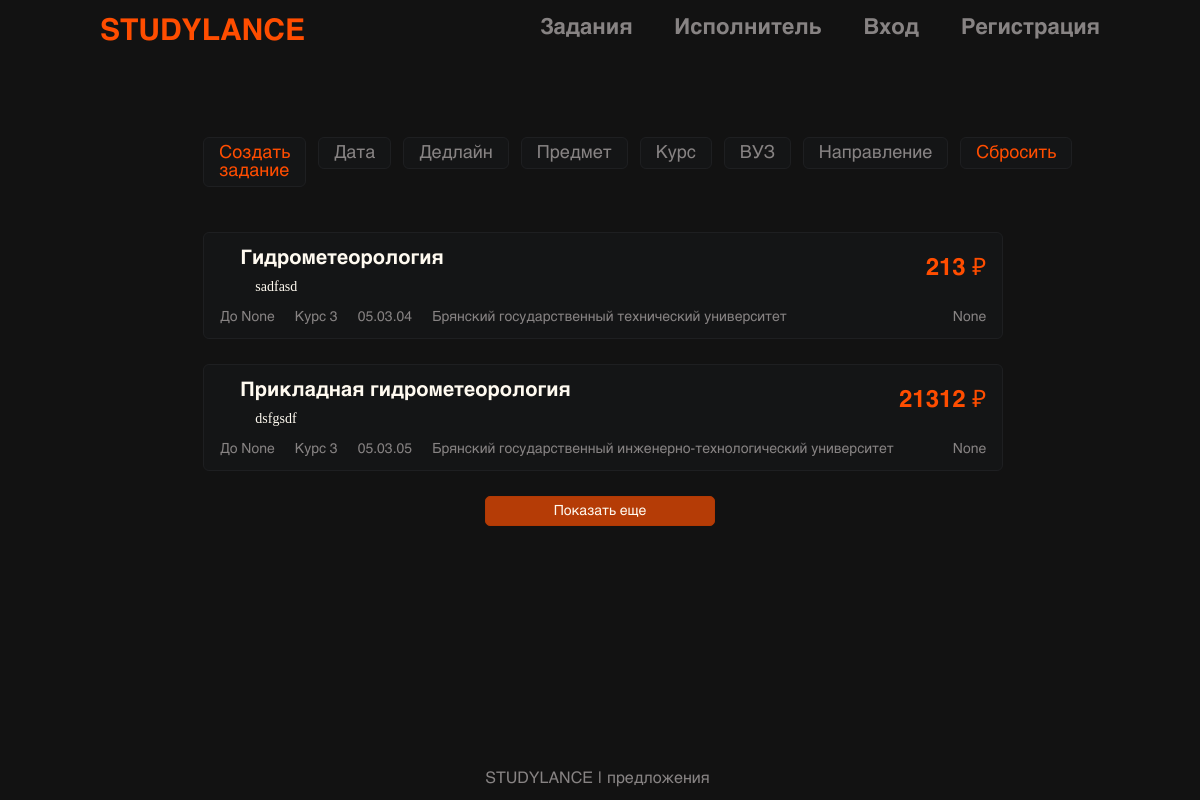
The page /tasks/ on the database as committed earlier.
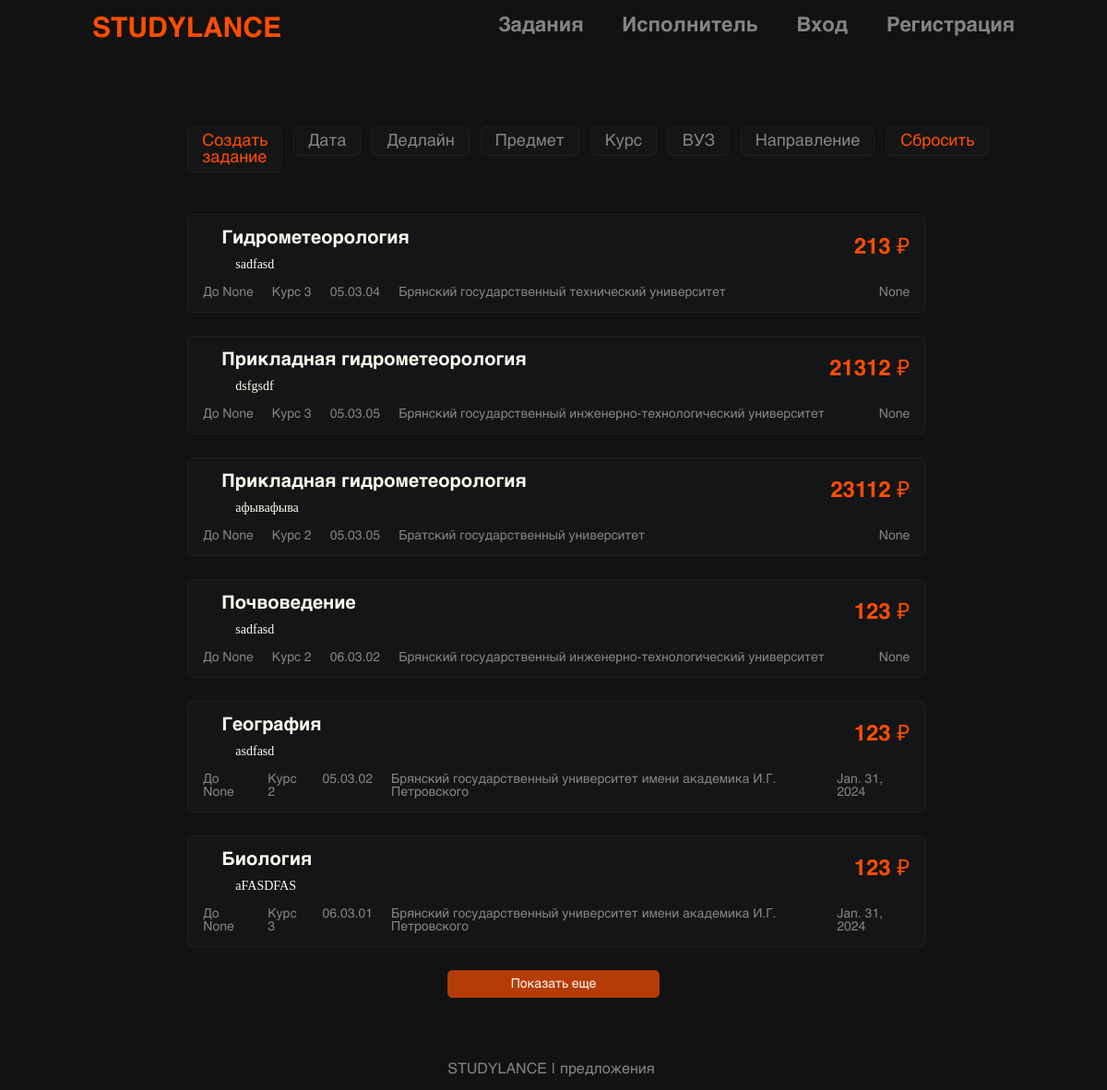
The same page on the database as committed later.
### app/models.py (models this page shows, shortened)
class Task(models.Model):
    customer_id = models.ForeignKey(User, on_delete=models.CASCADE, related_name='task_customer', null=True, blank=True)
    executor_id = models.ForeignKey(User, on_delete=models.SET_NULL, null=True, blank=True)
    is_done = models.BooleanField(default=False)
    is_working = models.BooleanField(default=False)
    title = models.TextField()
    description = models.TextField()
    university = models.ForeignKey('University', on_delete=models.CASCADE)
    direction = models.ForeignKey('Direction', on_delete=models.CASCADE)
    course = models.ForeignKey('Course', on_delete=models.CASCADE)
    price = models.IntegerField(null=True, blank=True)
    deadline = models.DateField(null=True, blank=True)
    time_created = models.DateField(auto_now_add=True)
    def get_absolute_url(self):
        return reverse("task", kwargs={"task_id": self.pk})

class Direction(models.Model):
    code = models.CharField(max_length=10)
    direction = models.CharField(max_length=100)
    def __str__(self):
        return self.direction

class Course(models.Model):
    course = models.CharField(max_length=2)
    def __str__(self):
        return self.course

class University(models.Model):
    university = models.CharField(max_length=100)
    def __str__(self):
        return self.university

### app/views.py (the view)
# urls.py: path('tasks/', AllTasks.as_view(), name='tasks'),
class AllTasks(ListView):
    model = Task
    template_name = "app/all_tasks.html"
    context_object_name = "tasks"

### app/templates/app/all_tasks.html (shortened to what this page needs)
{% extends "app/base.html" %}
{% load static %}
{% block body %}
    <div class = "task-filter">
        {% if request.user.is_authenticated %}
            <a class = "button-create-task" href="{% url 'task_create' %}">Создать задание</a>
        {% else %}
            <a class = "button-create-task" href="{% url 'login' %}">Создать задание</a>
        {% endif %}
        <div class = "container-button-filter">
            <a class = "button-filter" href="#" data-hystmodal="#filter-date">Дата</a>
        </div>
        <div class = "container-button-filter">
            <a class = "button-filter" href="#" data-hystmodal="#filter-deadline">Дедлайн</a>
        </div>
        <div class = "container-button-filter">
            <a class = "button-filter" href="#" data-hystmodal="#filter-subject">Предмет</a>
        </div>
        <div class = "container-button-filter">
            <a class = "button-filter" href="#" data-hystmodal="#filter-course">Курс</a>
        </div>
        <div class = "container-button-filter">
            <a class = "button-filter" href="#" data-hystmodal="#filter-university">ВУЗ</a>
        </div>
        <div class = "container-button-filter">
            <a class = "button-filter" href="#" data-hystmodal="#filter-direction">Направление</a>
        </div>
        <a class = "button-reset-filter" href="#">Сбросить</a>
    </div>
    {% for task in tasks %}
        <div class = "card-task">
            <a href = "{{ task.get_absolute_url }}" class = "link-task">
                <div class = "container-task">
                    <div class = "task-title-desс">
                        <h3>{{ task.direction}}</h3>
                        <p>{{ task.description }}</p>
                    </div>
                    <div class = "card-task-price">
                        <p>{{task.price}} ₽</p>
                    </div>
                </div>
                <div class = "card-task-secondary-info">
                    <div>
                        <p>До {{ task.deadline }}</p>
                        <p>Курс {{ task.course }}</p>
                        <p>{{ task.direction.code }}</p>
                        <p>{{ task.university }}</p>
                    </div>
                    <p class = "card-task-time-created">{{ task.time_created }}</p>
                </div>
            </a>
        </div>
    {% endfor %}
    <div class = "container-show-more">
        <input class = "orange-button" id = "show-more" type="Submit" name="submit" value="Показать еще"/>
    </div>
{% endblock %}

### app/templates/app/base.html (shortened to what this page needs)
{% load static %}
<!DOCTYPE html>
<html lang="en">
<head>
    <link type="text/css" href="{% static 'app/css/styles.css' %}" rel="stylesheet"/>
    <link type="text/css" rel="stylesheet" href="{% static 'app/scripts/lightgallery/css/lightgallery-bundle.css' %}" />
</head>
<body>
    {% block header %}
        <header class = 'header'>
            <div class = 'header-logo'>
                <a href = '{% url "home" %}'>STUDYLANCE</a>
            </div>
            <div class = 'header-nav'>
                <a href = '{% url "tasks" %}'>Задания</a>
                <a href = '#'>Исполнитель</a>
                {% if request.user.is_authenticated %}
                    <a href = '{% url "profile" request.user.id %}'>Профиль</a>
                    <a href = '{% url "logout" %}'>Выйти</a>
                {% else %}
                    <a href = '{% url "login" %}'>Вход</a>
                    <a href = '{% url "register" %}'>Регистрация</a>
                {% endif %}
            </div>
        </header>
    {% endblock header %}
    {% block body %}
    {% endblock %}
    <div class = 'container-footer'>
        <footer class = 'footer'>
            <a href = '{% url "home" %}'>STUDYLANCE</a>
            <p>|</p>
            <a href = '#'>предложения</a>
        </footer>
    </div>
</body>
</html>

### app/static/app/css/styles.css (style rules this page uses)
* { margin: 0; padding: 0; box-sizing: border-box; }
body a { text-decoration: none; }
:root { --index: calc(1/1440*100vw); --color-main-text: #FFFAF0; --color-secondary-text: #878383; --color-orange: #FF4D00; --color-background: #121212; --color-background-light: #141516; --color-orange-button: #B53C06; --color-border-orange-button: #B23903; --color-border: #1E1F21; }
body { font: 22px "helvetica-regular-s", normal; min-height: 100vh; background-color: var(--color-background); color: var(--color-main-text); position:relative; padding-bottom: 100px; }
.header { display: flex; padding: calc(var(--index)*20) 8.33% 0 8.33%; justify-content: space-between; }
.header-logo a { font: 30px "helvetica-bold-s", normal; color: var(--color-orange); }
.header .header-nav { display: flex; }
.header .header-nav a { font: 22px "helvetica-bold-s", normal; color: var(--color-secondary-text); margin-left: calc(var(--index)*50); }
.container-footer { width: 100vw; position: absolute; bottom: 0; padding-bottom: calc(var(--index)*16); margin-top: 40px; }
.footer, .header-login-reg { display: flex; justify-content: center; }
.footer * { padding-right: 5px; color: var(--color-secondary-text); font-size: 16px; }
.orange-button, .container-task-response > .button-task-response { width: 230px; height: 30px; background: var(--color-orange-button); color: var(--color-main-text); border: 1px solid var(--color-border-orange-button); border-radius: 5px; font: 14px "helvetica-regular-s", normal; }
.card-task-secondary-info { display: flex; justify-content: space-between; color: var(--color-secondary-text); font: 14px "helvetica-regular-s", normal; }
.card-task-secondary-info > div { display: flex; }
.card-task-secondary-info > div > * { margin-right: 20px; }
.card-task { min-width: 800px; margin: 0 calc(var(--index)*244) 25px calc(var(--index)*244); padding: 16px 16px 14px 16px; background: var(--color-background-light); border: 1px solid var(--color-border); border-radius: 6px; }
.container-task { display: flex; justify-content: space-between; margin-left: 20px; }
.task-title-desс > h3 { font: 20px "helvetica-bold-s", normal; color: var(--color-main-text); }
.task-title-desс > p { font: 14px "helvetica-light-s", normal; color: var(--color-main-text); margin: 10px 0 15px 15px; }
.card-task-price p { font: 24px "helvetica-bold-s", normal; color: var(--color-orange); }
.container-show-more, .container-task-response { text-align: center; }
.task-filter { display: flex; align-items: baseline; margin: 90px calc(var(--index)*244) 45px calc(var(--index)*244); }
.task-filter > * { margin-right: 12px; }
.button-filter, .button-create-task, .button-reset-filter { padding: 6px 15px 6px 15px; background: var(--color-background-light); border: 1px solid var(--color-border); border-radius: 6px; color: var(--color-secondary-text); font: 18px "helvetica-regular-s", normal; }
.button-create-task, .button-reset-filter { color: var(--color-orange); }
.container-button-filter { position: relative; }

Rows that differ between the two databases and show on the page:
added Task: direction "Прикладная гидрометеорология", description "афывафыва", price "23112", deadline "None", course "2", direction.code "05.03.05", university "Братский государственный университет", time_created "None"
added Task: direction "Почвоведение", description "sadfasd", price "123", deadline "None", course "2", direction.code "06.03.02", university "Брянский государственный инженерно-технологический университет", time_created "None"
added Task: direction "География", description "asdfasd", price "123", deadline "None", course "2", direction.code "05.03.02", university "Брянский государственный университет имени академика И.Г. Петровского", time_created "Jan. 31, 2024"
added Task: direction "Биология", description "aFASDFAS", price "123", deadline "None", course "3", direction.code "06.03.01", university "Брянский государственный университет имени академика И.Г. Петровского", time_created "Jan. 31, 2024"
